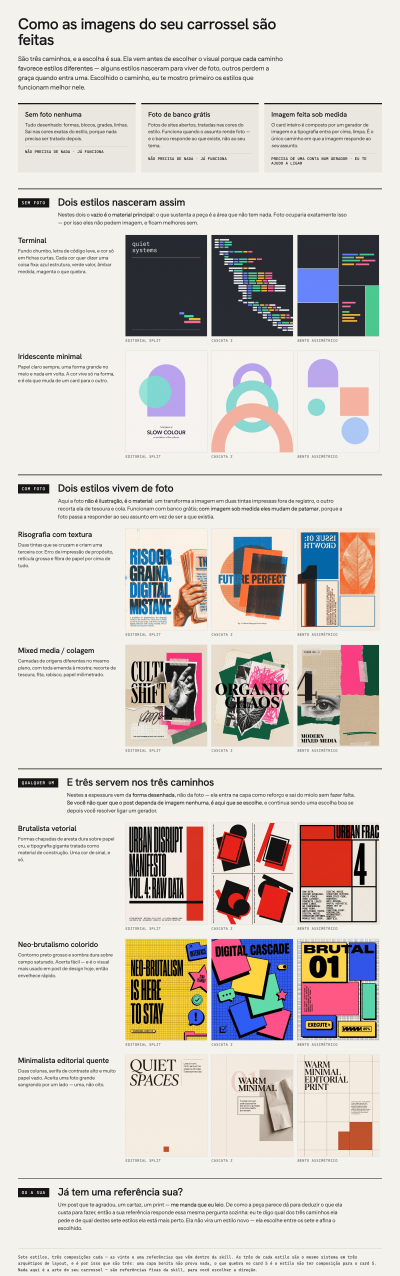
#> input picture assets/board-niveis.jpg, 1600 x 5103 px (shown at 1/4 size)
$ python medir-chapa.py ../board-niveis.jpg
#> lines starting #> are read from the running program, lines starting #| are printed output that depends on the picture; after the words box and inside, x2 and y2 are one past the last pixel; in counts of white or black regions, pixels touching at a corner belong together
#!/usr/bin/env python3
"""Lê cada chapa limpa e devolve onde o texto cabe. A informação já está na imagem —
posicionar na mão é chutar duas vezes o que dá para medir uma.

Para cada chapa devolve:
  lado      'esq' | 'dir'   — de que lado está a área livre
  topo, alt — o bloco livre mais alto, em px de 1080×1350
  larg      — largura utilizável naquele lado
  fundo     'papel' | 'tinta'  — decide a cor do tipo e se pode multiplicar
  pe        — onde começa a faixa do lede
"""
import sys, json
import numpy as np
from PIL import Image

W, H = 1080, 1350
MARGEM = 44
LIMIAR = 0.14          # fração de tinta que ainda conta como "livre"
ALT_MIN = 300          # bloco menor que isso não serve para título
# o pé precisa caber régua + até três linhas de corpo 34 + respiro + assinatura.
# sem esse teto o lede fica espremido no rodapé, que foi o defeito da primeira montagem.
PE_MAX = 1100
PE_ALT = 215        # régua + até três linhas de 34 + respiro


LIMIAR_COR = 28   # distância euclidiana em RGB (0-441) para contar como "não é o papel"


def cor_de_fundo(a):
    """Amostra cantos e meios de borda em vez de assumir um hex fixo — funciona no
    creme da riso, no kraft da colagem, no chumbo do terminal, em qualquer paleta.
    A régua velha comparava contra `#EDEAE3` fixo e devolvia número errado, com toda
    confiança, em qualquer chapa que não fosse riso — inclusive fundo cinza, que
    passava inteiro como "sem tinta nenhuma".

    Não basta mediana simples dos pontos: a zona de ilustração do laço (geradores.md)
    tem licença explícita para sangrar até a borda, inclusive canto. Um canto coberto
    de ilustração dá amostra errada, e a mediana simples desliza na direção dele. Por
    isso vota: a cor de fundo é a que tem mais OUTRAS amostras por perto — maioria
    vence quando uma ou duas amostras caem em cima de ilustração que sangrou até lá."""
    h, w, _ = a.shape
    k = 30
    pontos = [a[0:k, 0:k], a[0:k, w-k:w], a[h-k:h, 0:k], a[h-k:h, w-k:w],
              a[0:k, w//2-k:w//2+k], a[h-k:h, w//2-k:w//2+k]]
    amostras = [np.median(p.reshape(-1, 3), axis=0) for p in pontos]
    melhor, votos = amostras[0], -1
    for c in amostras:
        n = sum(1 for o in amostras if np.linalg.norm(c - o) < LIMIAR_COR)
        if n > votos:
            melhor, votos = c, n
    return melhor


def regua(tinta):
    """A régua da chapa É o divisor entre a zona do título e a do sub — não importa
    a cor dela. O gerador a desenhou ali de propósito; ler a imagem em vez de dividir
    por conta própria foi o que faltou nas montagens anteriores. `tinta` já é
    relativo ao fundo desta chapa (ver `cor_de_fundo`), então a régua funciona em
    qualquer paleta, não só na laranja da risografia."""
    for y in range(int(H * .25), H - 40):
        faixa = tinta[y:y + 14]
        if faixa.any(axis=0).mean() > .34:        # corrida horizontal longa
            grosso = tinta[y:y + 40].sum(axis=0).max()
            if grosso <= 26:                      # fina: é régua, não campo de cor
                return y
    return None


def classificar(arq):
#> called with arq = '../board-niveis.jpg'
    im = Image.open(arq).convert("RGB").resize((W, H), Image.LANCZOS)
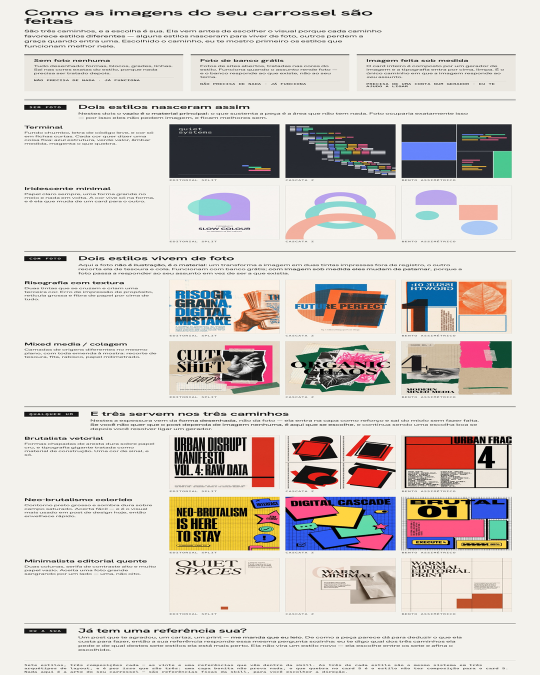
#> im: PIL image 1080x1350 RGB (shown at 1/2 size); mean R, G, B 211.4, 205.4, 200.5
    a = np.array(im).astype(int)
    papel = cor_de_fundo(a)
#> in cor_de_fundo, `amostras = [np.median(p.reshape(-1, 3), axis=0) for p in pontos]`: amostras = [[243, 242, 237], [243, 242, 237], [243, 242, 237], [243, 242, 237], [243, 242, 237], [243, 242, 237]]
#> in cor_de_fundo, `melhor, votos = amostras[0], -1`: melhor = [243, 242, 237]; votos = -1
#> the loop in cor_de_fundo, `for c in amostras:` made 6 passes
#> (melhor, votos) on pass 1: ([243, 242, 237], 6)
#> after the loop in cor_de_fundo, `for c in amostras:`: votos = 6
#> papel = [243, 242, 237]
    dist = np.linalg.norm(a - papel, axis=2)
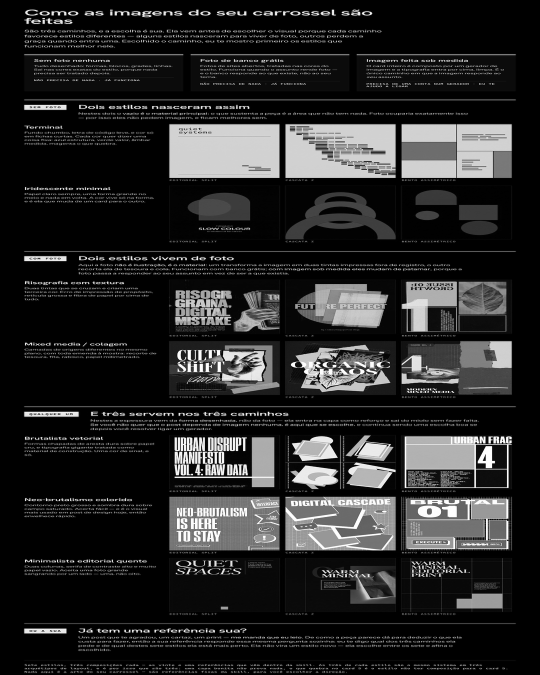
#> dist: shape (1350, 1080) float64 (shown at 1/2 size); min 0, max 416.9, mean 65.6; drawn with min black and max white
    tinta = dist > LIMIAR_COR
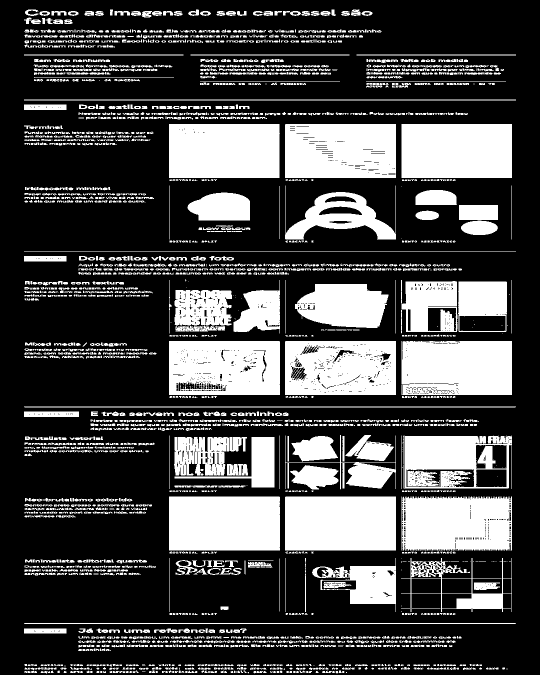
#> tinta: shape (1350, 1080) bool (shown at 1/2 size); 29.1% white; 2550 white regions (953 under 20 px), largest, box (x1, y1, x2, y2) and area: (570, 993, 792, 1101) 23975, (338, 993, 560, 1101) 23967, (803, 248, 1024, 356) 23868
    return im, tinta


def maior_vao(perfil):
    """maior sequência de linhas abaixo do limiar → (topo, altura)"""
    melhor = (0, 0)
    ini = None
    for y, v in enumerate(list(perfil) + [1.0]):
        if v < LIMIAR and ini is None:
            ini = y
        elif v >= LIMIAR and ini is not None:
            if y - ini > melhor[1]:
                melhor = (ini, y - ini)
            ini = None
    return melhor


def medir(arq):
    im, tinta = classificar(arq)
    meio = int(W * 0.60)
    esq = tinta[:, :meio].mean(axis=1)
#> esq = 1350 values, max 0.926 at index 199, min 0 at index 0, mean 0.243
    dir_ = tinta[:, W - meio:].mean(axis=1)
#> dir_ = 1350 values, max 0.926 at index 199, min 0 at index 0, mean 0.373

    cand = []
    for lado, perfil in (("esq", esq), ("dir", dir_)):
        topo, alt = maior_vao(perfil)
        if alt >= ALT_MIN:
            cand.append({"lado": lado, "topo": int(topo), "alt": int(alt),
                         "larg": meio - MARGEM * 2, "fundo": "papel"})
#> this loop made 2 passes
#> (lado, topo, alt) on passes 1 to 2: ('esq', 1150, 77), ('dir', 1294, 35)
#> after the loop, cand = []

    if not cand:
        # chapa coberta de tinta: o tipo vai VAZADO, e não pode multiplicar.
        # escolhe a faixa mais uniforme, que é onde a letra vai sofrer menos.
        g = np.array(im.convert("L")).astype(float)
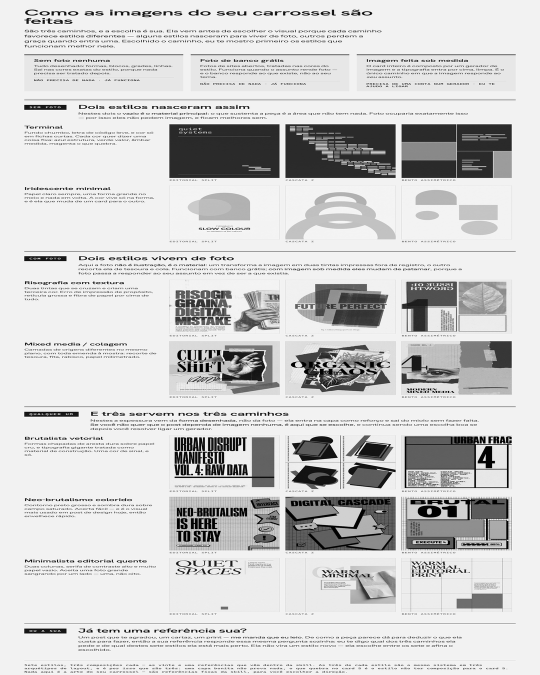
#> g: shape (1350, 1080) float64 (shown at 1/2 size); min 0, max 255, mean 206.8
        var = np.array([g[y:y + 40].std() for y in range(0, H - 40, 20)])
#> var = 66 values, max 96.05 at index 12, min 12.55 at index 23, mean 54.96
        alto = max(6, len(var) // 3)              # terço de cima: é onde o título mora
#> alto = 22
        y = int(np.argmin(var[:alto]) * 20)
#> y = 420
        cand.append({"lado": "esq", "topo": max(140, y), "alt": 620,
                     "larg": meio - MARGEM * 2, "fundo": "tinta"})

    b = max(cand, key=lambda c: c["alt"])
#> b = {'lado': 'esq', 'topo': 420, 'alt': 620, 'larg': 560, 'fundo': 'tinta'}

    # O pé mora DENTRO da mesma faixa livre, no fim dela — porque foi assim que o
    # gabarito foi gerado: zona do título e zona do sub são vizinhas, não opostas.
    # Procurar de baixo para cima punha a régua em cima do grafismo do card seguinte.
    r = regua(tinta)
#> the loop in regua, `for y in range(int(H * .25), H - 40):` made 1 pass
#> grosso on pass 1: 25
#> r = 337
    if r is not None and b["topo"] + 120 < r < H - 90:
        pe = r                                    # a régua da chapa manda
        b["regua_propria"] = True
    else:
        pe = min(PE_MAX, b["topo"] + b["alt"] - PE_ALT)
#> pe = 825
        pe = max(pe, b["topo"] + 200)
        b["regua_propria"] = False
    b["pe"] = int(pe)

    # o campo atrás do lede não se decide pelo perfil da coluna do título — decide-se
    # medindo o RETÂNGULO onde o lede vai cair. E não basta ter tinta: campo uniforme
    # (o azul chapado do card 4) lê bem com tipo claro por cima, sem faixa nenhuma.
    # Faixa só quando a área é AGITADA, porque aí a letra briga com o desenho.
    cx0, cx1 = MARGEM, W - MARGEM
    cy0, cy1 = b["pe"] - 20, min(H - 60, b["pe"] + 200)
#> cy0 = 805; cy1 = 1025
    rec = tinta[cy0:cy1, cx0:cx1]
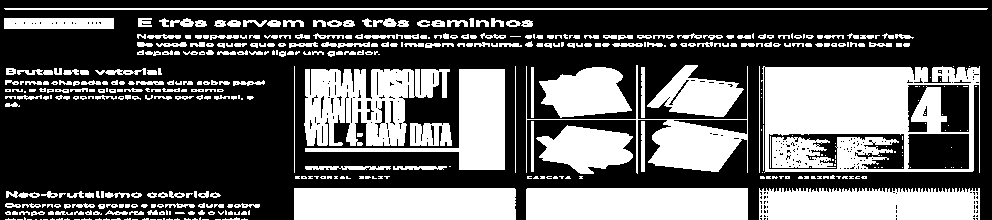
#> rec: shape (220, 992) bool; 36.6% white; 455 white regions (184 under 20 px), largest, box (x1, y1, x2, y2) and area: (761, 66, 980, 173) 14485, (304, 69, 450, 146) 7163, (526, 188, 748, 220) 7103
    g = np.array(im.convert("L")).astype(float)[cy0:cy1, cx0:cx1]
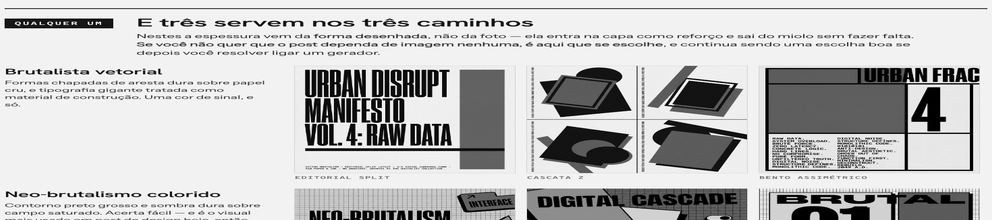
#> g: shape (220, 992) float64; min 0, max 255, mean 191
    cobertura, agito = rec.mean(), g.std()
#> cobertura = 0.366; agito = 78.74
    b["campo"] = bool(cobertura > .12 and agito > 26)
    b["agito"] = round(float(agito), 1)
    b["cobertura"] = round(float(cobertura), 3)

    # o título tem de caber no vão: limita a altura do bloco ao espaço até o pé
    b["alt"] = int(max(120, b["pe"] - b["topo"] - 46))
    b["arq"] = arq
    return b


if __name__ == "__main__":
    saida = {}
    for arq in sys.argv[1:]:
        m = medir(arq)
#> m = 11 items
        saida[arq] = m
        print(f"{arq:16} {m['lado']}  topo {m['topo']:4}  alt {m['alt']:4}  "
              f"fundo {m['fundo']:5}  pe {m['pe']:4}{'*' if m['regua_propria'] else ' '} "
              f"campo {str(m['campo']):5} "
              f"(cobertura {m['cobertura']}, agito {m['agito']})")
#| ../board-niveis.jpg esq  topo  420  alt  359  fundo tinta  pe  825  campo True  (cobertura 0.366, agito 78.7)
    json.dump(saida, open("chapas.json", "w"), indent=1)
